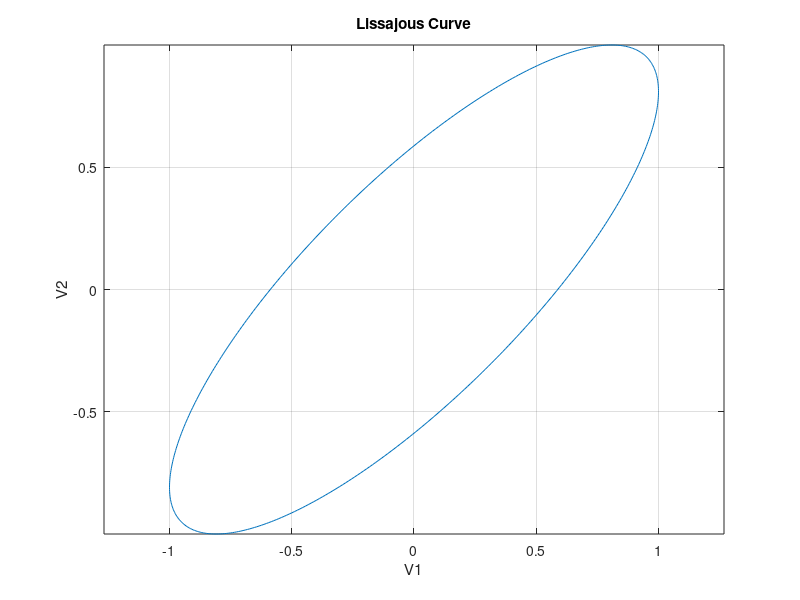

The MATLAB source for this figure:
% Measurements
delta_t = 2e-3; % 2 ms
T = 20e-3; % 20 ms

% Phase shift
phi_deg = 360 * (delta_t / T);
phi_rad = phi_deg * (pi / 180);

% Signals for Lissajous
t = linspace(0, T, 500);
V1 = sin(2*pi*(1/T)*t);
V2 = sin(2*pi*(1/T)*t + phi_rad);

% Plot Lissajous
plot(V1, V2);
xlabel('V1');
ylabel('V2');
title('Lissajous Curve');
axis equal; grid on;
